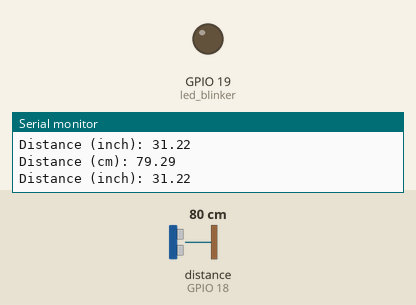
The sketch below on a simulated ESP32. Shown: output pins drawn as LEDs (lit = HIGH), the last lines printed to the serial monitor. Wiring (inferred from the names in the program): ultrasonic range finder: trigger GPIO 5; echo GPIO 18. The inputs (shaded band) are chosen by the test bench; at power-on: distance to the obstacle (sensor on GPIO 18) 80 cm. The echo pulse lasts 58.3 µs per cm; pins used as bus, display or sensor lines are not drawn.

Above: at 1.8 s.
1.9 s: distance to the obstacle (sensor on GPIO 18) set to 33 cm
3.4 s: distance to the obstacle (sensor on GPIO 18) set to 28 cm
At 4.6 s:
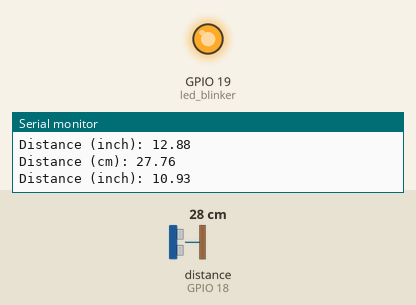
5.5 s: distance to the obstacle (sensor on GPIO 18) set to 35 cm
At 6.3 s:
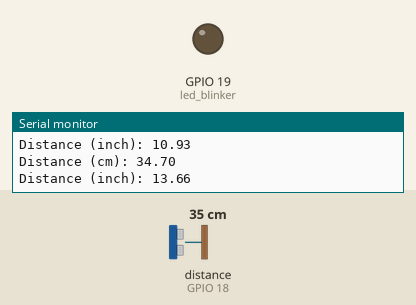
7.5 s: distance to the obstacle (sensor on GPIO 18) set to 2 cm
At 9.2 s:
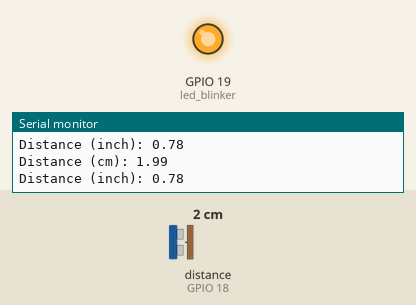
Timing chart, 0 to 10.5 s (numbered marks = the images above; inputs shaded):
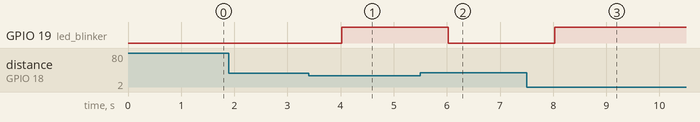

Measured:
- the behaviour switches between 31 and 30 cm on distance to the obstacle (sensor on GPIO 18) (found by bisection; images 0 and 1)
- after the input at 3.4 s, GPIO 19 (led_blinker): LOW → HIGH after 0.62 s
- after the input at 5.5 s, GPIO 19 (led_blinker): HIGH → LOW after 0.52 s
- after the input at 7.5 s, GPIO 19 (led_blinker): LOW → HIGH after 0.53 s

The sketch:

Ultrasonic_Sensor.ino
```cpp
// (licence header left out)
const int trigPin = 5;
const int echoPin = 18;
const int led_blinker = 19;

//define sound speed in cm/uS
#define SOUND_SPEED 0.034
#define CM_TO_INCH 0.393701

long duration;
float distanceCm;
float distanceInch;

void setup() {
  Serial.begin(115200); // Starts the serial communication
  pinMode(trigPin, OUTPUT); // Sets the trigPin as an Output
  pinMode(echoPin, INPUT); // Sets the echoPin as an Input
  pinMode(led_blinker, OUTPUT); //Sets the led_blinker as Output
}

void loop() {
  // Clears the trigPin
  digitalWrite(trigPin, LOW);
  delayMicroseconds(2);
  // Sets the trigPin on HIGH state for 10 micro seconds
  digitalWrite(trigPin, HIGH);
  delayMicroseconds(10);
  digitalWrite(trigPin, LOW);

  // Reads the echoPin, returns the sound wave travel time in microseconds
  duration = pulseIn(echoPin, HIGH);

  // Calculate the distance
  distanceCm = duration * SOUND_SPEED/2;

  // Convert to inches
  distanceInch = distanceCm * CM_TO_INCH;

  // Prints the distance in the Serial Monitor
  if (distanceCm<30){
    digitalWrite(led_blinker, HIGH);
  }
  else{
    digitalWrite(led_blinker, LOW);
  }
  Serial.print("Distance (cm): ");
  Serial.println(distanceCm);
  Serial.print("Distance (inch): ");
  Serial.println(distanceInch);

  delay(1000);
}
```
